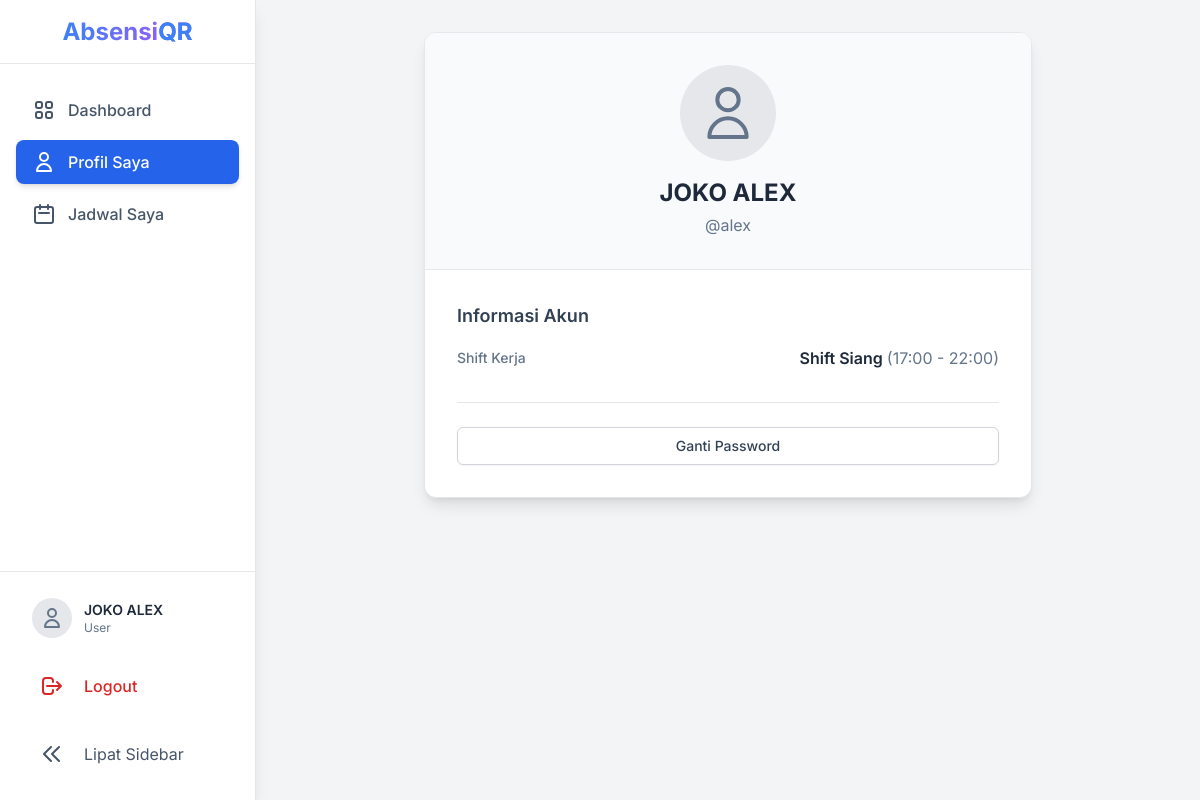
/src/user/profil.php (signed in), run on the app's committed database.
### tables this page shows
CREATE TABLE `users` (
  `id` int(11) NOT NULL,
  `username` varchar(50) NOT NULL,
  `password` varchar(255) NOT NULL,
  `nama_lengkap` varchar(100) NOT NULL,
  `role` enum('admin','user') NOT NULL,
  `shift_id` int(11) DEFAULT NULL
);

CREATE TABLE `shifts` (
  `id` int(11) NOT NULL,
  `nama_shift` varchar(50) NOT NULL,
  `jam_masuk` time NOT NULL,
  `batas_jam_masuk` time NOT NULL,
  `jam_pulang` time NOT NULL
);

### src/user/profil.php (the view, shortened to what this page needs)
<?php
require_once __DIR__ . '/../layouts/header.php';
$user_id = $_SESSION['user_id'];
$stmt = $conn->prepare(
    "SELECT u.nama_lengkap, u.username, s.nama_shift, s.jam_masuk, s.jam_pulang
     FROM users u
     LEFT JOIN shifts s ON u.shift_id = s.id
     WHERE u.id = ?"
);
$stmt->bind_param("i", $user_id);
$stmt->execute();
$result = $stmt->get_result();
$user_data = $result->fetch_assoc();
?>
<div class="max-w-2xl mx-auto py-8 sm:px-6 lg:px-8">
    <div class="bg-white rounded-xl shadow-lg border border-gray-200 overflow-hidden">
        <div class="flex flex-col items-center text-center p-6 sm:p-8 bg-gray-50 border-b border-gray-200">
            <div class="w-24 h-24 bg-gray-200 rounded-full flex items-center justify-center mb-4">
                <svg class="w-16 h-16 text-slate-500" fill="none" stroke="currentColor" viewBox="0 0 24 24"><path stroke-linecap="round" stroke-linejoin="round" stroke-width="1.5" d="M16 7a4 4 0 11-8 0 4 4 0 018 0zM12 14a7 7 0 00-7 7h14a7 7 0 00-7-7z"></path></svg>
            </div>
            <h1 class="text-2xl font-bold text-slate-800"><?php echo htmlspecialchars($user_data['nama_lengkap']); ?></h1>
            <p class="text-slate-500 mt-1">@<?php echo htmlspecialchars($user_data['username']); ?></p>
        </div>
        <div class="p-6 sm:p-8">
            <h2 class="text-lg font-semibold text-slate-700 mb-4">Informasi Akun</h2>
            <dl class="space-y-4">
                <div class="flex flex-col sm:flex-row sm:justify-between sm:items-center">
                    <dt class="text-sm font-medium text-slate-500">Shift Kerja</dt>
                    <dd class="mt-1 sm:mt-0 text-base font-semibold text-slate-800 text-left sm:text-right">
                        <?php if ($user_data['nama_shift']): ?>
                            <?php echo htmlspecialchars($user_data['nama_shift']); ?>
                            <span class="font-normal text-slate-500">(<?php echo date("H:i", strtotime($user_data['jam_masuk'])); ?> - <?php echo date("H:i", strtotime($user_data['jam_pulang'])); ?>)</span>
                        <?php else: ?>
                            <span class="text-yellow-600">Belum diatur</span>
                        <?php endif; ?>
                    </dd>
                </div>
            </dl>
            <div class="mt-8 pt-6 border-t border-gray-200">
                <a href="ganti_password.php" class="w-full flex justify-center py-2 px-4 border border-gray-300 rounded-md shadow-sm text-sm font-medium text-slate-700 bg-white hover:bg-gray-50 focus:outline-none focus:ring-2 focus:ring-offset-2 focus:ring-blue-500">
                    Ganti Password
                </a>
            </div>
        </div>
    </div>
</div>
<?php require_once __DIR__ . '/../layouts/footer.php'; ?>

### src/layouts/header.php (style rules this page uses)
body { font-family: 'Inter', sans-serif; }

### data on the page
users: nama_lengkap "JOKO ALEX", username "alex", shift.nama_shift "Shift Siang", shift.jam_masuk "17:00", shift.jam_pulang "22:00"

### other printed values
$_SESSION['nama_lengkap'] "JOKO ALEX"
$_SESSION['role'] "User"
